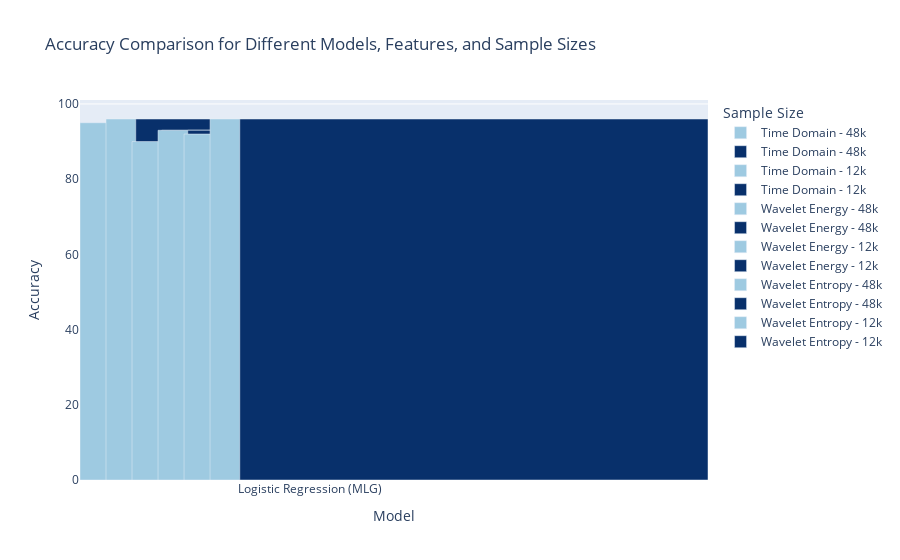

Notebook cell for this chart:
### Code cell
import plotly.graph_objects as go

# Data for the table
data = [
    ["Logistic Regression (MLG)", "Time Domain", "48k", 95, 96],
    ["Logistic Regression (MLG)", "Time Domain", "12k", 96, 96],
    ["Logistic Regression (MLG)", "Wavelet Energy", "48k", 90, 93],
    ["Logistic Regression (MLG)", "Wavelet Energy", "12k", 93, 93],
    ["Logistic Regression (MLG)", "Wavelet Entropy", "48k", 92, 96],
    ["Logistic Regression (MLG)", "Wavelet Entropy", "12k", 96, 96]
]

# Extracting the data for plotting
models = [row[0] for row in data]
features = [row[1] for row in data]
sample_sizes = [row[2] for row in data]
accuracies_48k = [row[3] for row in data]
accuracies_12k = [row[4] for row in data]

# Define the width of the bars
bar_width = 0.3

# Create the plotly figure
fig = go.Figure()

# Add traces for each feature and sample size
for i in range(len(data)):
    fig.add_trace(go.Bar(
        x=[models[i]],
        y=[accuracies_48k[i]],
        name=f"{features[i]} - {sample_sizes[i]}",
        marker_color='rgb(158,202,225)',
        width=bar_width
    ))

    fig.add_trace(go.Bar(
        x=[models[i]],
        y=[accuracies_12k[i]],
        name=f"{features[i]} - {sample_sizes[i]}",
        marker_color='rgb(8,48,107)',
        width=bar_width
    ))

    # Increase the x coordinate for the next bar
    bar_width += 0.15

# Update the layout
fig.update_layout(
    barmode='group',
    title='Accuracy Comparison for Different Models, Features, and Sample Sizes',
    xaxis=dict(title='Model'),
    yaxis=dict(title='Accuracy'),
    legend=dict(title='Sample Size')
)

# Show the plot
fig.show()

### Figure 1 — Plotly figure (JSON) as saved in the notebook; plotly's stock layout.template omitted (floating-point values rounded to 4 significant figures)
{"data": [{"marker": {"color": "rgb(158,202,225)"}, "name": "Time Domain - 48k", "type": "bar", "width": 0.3, "x": ["Logistic Regression (MLG)"], "y": [95]}, {"marker": {"color": "rgb(8,48,107)"}, "name": "Time Domain - 48k", "type": "bar", "width": 0.3, "x": ["Logistic Regression (MLG)"], "y": [96]}, {"marker": {"color": "rgb(158,202,225)"}, "name": "Time Domain - 12k", "type": "bar", "width": 0.45, "x": ["Logistic Regression (MLG)"], "y": [96]}, {"marker": {"color": "rgb(8,48,107)"}, "name": "Time Domain - 12k", "type": "bar", "width": 0.45, "x": ["Logistic Regression (MLG)"], "y": [96]}, {"marker": {"color": "rgb(158,202,225)"}, "name": "Wavelet Energy - 48k", "type": "bar", "width": 0.6, "x": ["Logistic Regression (MLG)"], "y": [90]}, {"marker": {"color": "rgb(8,48,107)"}, "name": "Wavelet Energy - 48k", "type": "bar", "width": 0.6, "x": ["Logistic Regression (MLG)"], "y": [93]}, {"marker": {"color": "rgb(158,202,225)"}, "name": "Wavelet Energy - 12k", "type": "bar", "width": 0.75, "x": ["Logistic Regression (MLG)"], "y": [93]}, {"marker": {"color": "rgb(8,48,107)"}, "name": "Wavelet Energy - 12k", "type": "bar", "width": 0.75, "x": ["Logistic Regression (MLG)"], "y": [93]}, {"marker": {"color": "rgb(158,202,225)"}, "name": "Wavelet Entropy - 48k", "type": "bar", "width": 0.9, "x": ["Logistic Regression (MLG)"], "y": [92]}, {"marker": {"color": "rgb(8,48,107)"}, "name": "Wavelet Entropy - 48k", "type": "bar", "width": 0.9, "x": ["Logistic Regression (MLG)"], "y": [96]}, {"marker": {"color": "rgb(158,202,225)"}, "name": "Wavelet Entropy - 12k", "type": "bar", "width": 1.05, "x": ["Logistic Regression (MLG)"], "y": [96]}, {"marker": {"color": "rgb(8,48,107)"}, "name": "Wavelet Entropy - 12k", "type": "bar", "width": 1.05, "x": ["Logistic Regression (MLG)"], "y": [96]}], "layout": {"barmode": "group", "legend": {"title": {"text": "Sample Size"}}, "title": {"text": "Accuracy Comparison for Different Models, Features, and Sample Sizes"}, "xaxis": {"title": {"text": "Model"}}, "yaxis": {"title": {"text": "Accuracy"}}}}
